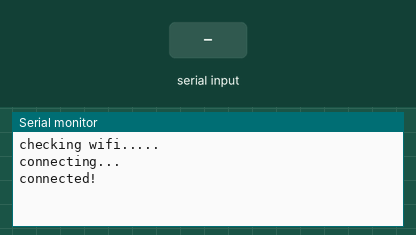
The sketch below on a simulated ESP32. On the bench: the last lines printed to the serial monitor. Inputs (shaded band) come from the test bench. WiFi joins after 1.5 s; servers stay silent unless stated; no MQTT or app messages arrive unless stated.

Above: at 3.2 s.
3.3 s: "t;" received over the second serial link
At 4.8 s:
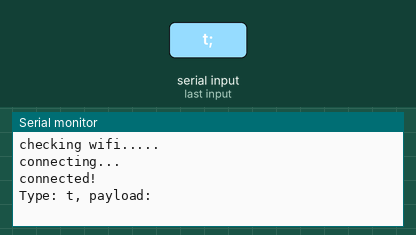
5.8 s: "h;" received over the second serial link
At 8.0 s:
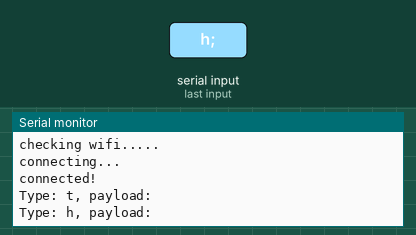
8.3 s: "l;" received over the second serial link
At 10.0 s:
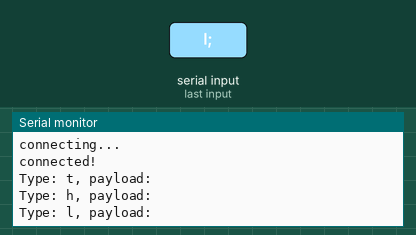
10.8 s: "s;" received over the second serial link
At 13.0 s:
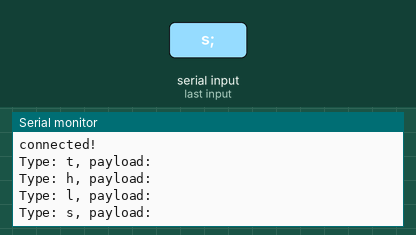
13.3 s: "p;" received over the second serial link
At 14.8 s:
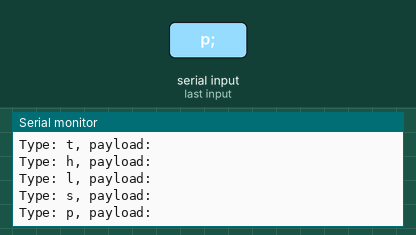
15.8 s: "c;" received over the second serial link
At 18.2 s:
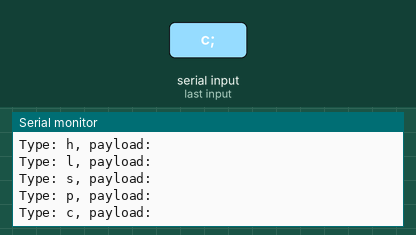

Measured:
- after the input at 3.3 s, the serial monitor: prints a new line after 1.0 s (image 1)
- after the input at 5.8 s, the serial monitor: prints a new line after 1.0 s (image 2)
- after the input at 8.3 s, the serial monitor: prints a new line after 1.0 s (image 3)
- after the input at 10.8 s, the serial monitor: prints a new line after 1.0 s (image 4)
- after the input at 13.3 s, the serial monitor: prints a new line after 1.0 s (image 5)
- after the input at 15.8 s, the serial monitor: prints a new line after 1.0 s (image 6)

The sketch:

ambient-monitor.ino
```cpp
#include <WiFi.h>
#include <MQTTClient.h>

const char ssid[] = "#ssid";
const char pass[] = "#pass";

WiFiClient net;
MQTTClient client;

void setup() {
  // put your setup code here, to run once:
  Serial.begin(9600);
  Serial1.begin(9600, SERIAL_8N1, 19, 18);
  WiFi.begin(ssid, pass);
  client.begin("broker.shiftr.io", net);
  client.onMessage(messageReceived);

  connect();
}

void connect() {
  Serial.print("checking wifi...");
  while (WiFi.status() != WL_CONNECTED) {
    Serial.print(".");
    delay(1000);
  }

  Serial.print("\nconnecting...");
  while (!client.connect("ambient-monitor", "#username", "#password")) {
    Serial.print(".");
    delay(1000);
  }

  Serial.println("\nconnected!");
}


void loop() {
  client.loop();
  delay(10);

  if (!client.connected()) {
    connect();
  }

  // put your main code here, to run repeatedly:
  if (Serial1.available() > 0) {
    char type = Serial1.read();
    Serial1.read();
    String payload = Serial1.readStringUntil(';');
    Serial.print("Type: ");
    Serial.print(type);
    Serial.print(", payload: ");
    Serial.println(payload);

    switch(type) {
      case 't':
        client.publish("/environment/temperature", payload);
        break;
      case 'h':
        client.publish("/environment/humidity", payload);
        break;
      case 'l':
        client.publish("/environment/light", payload);
        break;
      case 's':
        client.publish("/environment/sound", payload);
        break;
      case 'p':
        client.publish("/environment/presence", payload);
        break;
      case 'c':
        client.publish("/environment/CO2", payload);
        break;
    }

  }
}

void messageReceived(String &topic, String &payload) {
  Serial.println("incoming: " + topic + " - " + payload);
}
```
